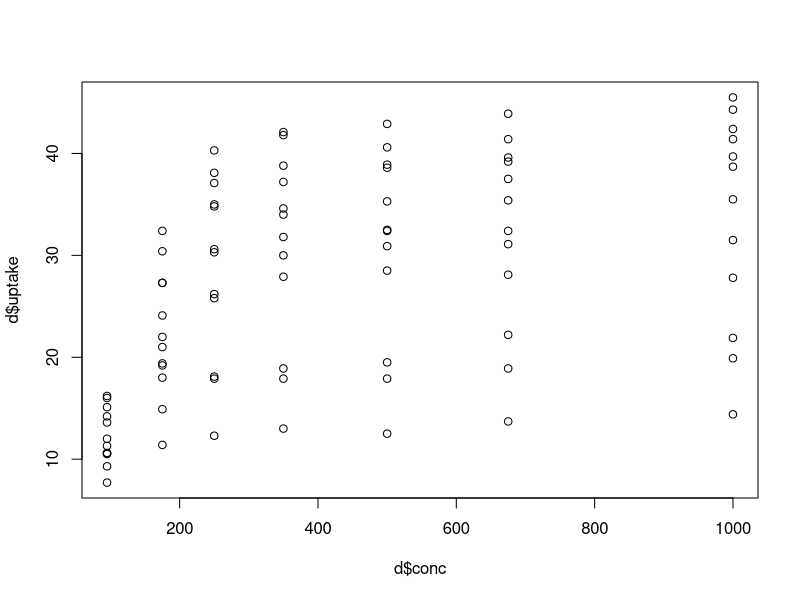
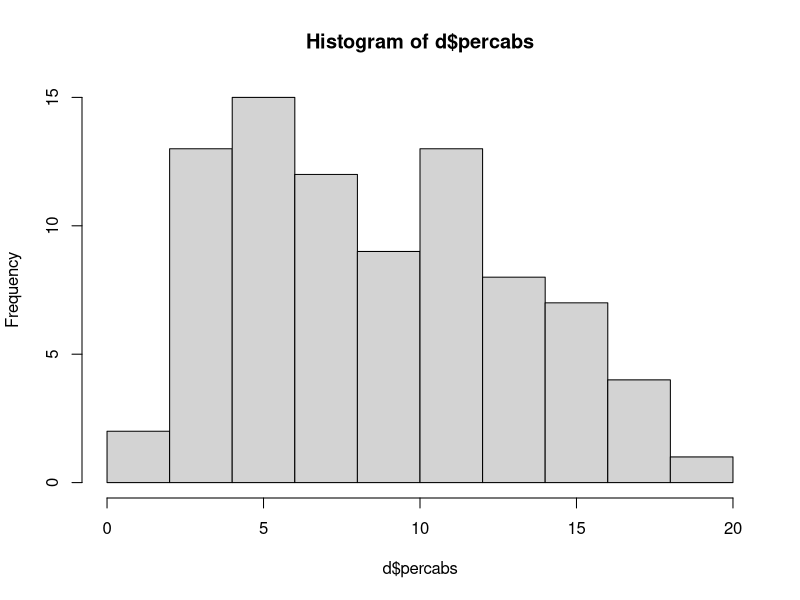

Here is the R script that generated these plots, in order:
# --------------------------Problem_1--------------------------------
mat_primes = rbind(c(2,3,5),c(7,11,13),c(17,19,23),c(29,31,37))

standardizer <- function(vect)
{
  standard_vect = (vect - mean(vect))/sd(vect)
  return(standard_vect)
}

standard_primes = mat_primes
for (i in 1:dim(mat_primes)[2]){
  standard_primes[ ,i] = standardizer(mat_primes[ ,i])
}

standard_primes_v2 = apply(mat_primes,MARGIN=2,function(x) (x - mean(x))/sd(x))

# ---------------------------Problem_2-------------------------------
d=CO2
summary(d)

plot(d$conc,d$uptake)

percabs=(d$uptake/d$conc)*100
d=cbind(d,percabs)

que = d[grep("Quebec",d$Type), ]
missi = d[grep("Mississippi",d$Type), ]

mean_que = mean(que$percabs)
std_que = sd(que$percabs)

mean_missi = mean(missi$percabs)
std_missi = sd(missi$percabs)

hist(d$percabs)

#http://varianceexplained.org/RData/lessons/lesson1/
#https://rmarkdown.rstudio.com/authoring_basics.html